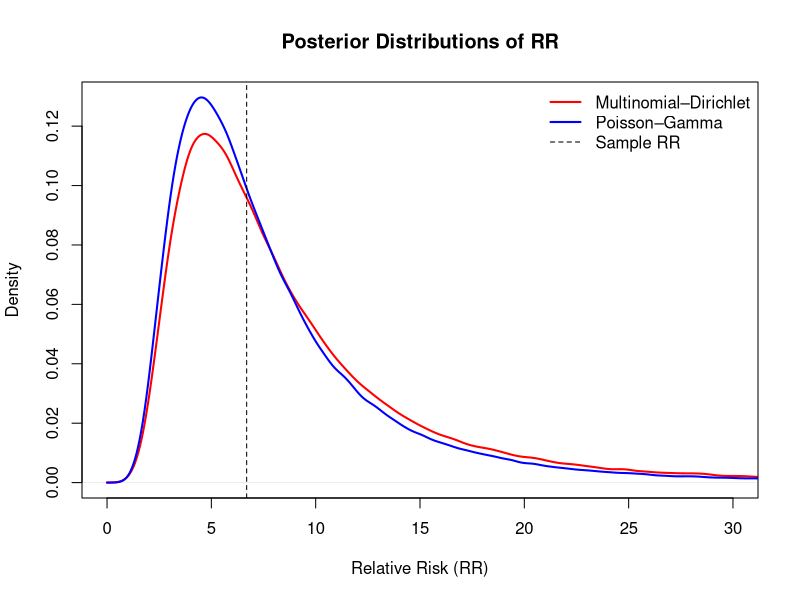

The R script that drew this image:
## ---- chunk 1
knitr::opts_chunk$set(echo = TRUE, message = FALSE, warning = FALSE)
## ---- chunk 2
library(gtools)
library(knitr)
library(kableExtra)

# base inputs 
# Reference: (11,10,01,00)
y <- c(15, 50,  3, 84)   
g <- c(0.10,0.75,0.10,0.75)
a <- c(0.5, 3.0, 0.5, 3.0)
b <- c(5.0, 4.0, 5.0, 4.0)
S <- 3e5

# Multinomial–Dirichlet
theta <- rdirichlet(S, g + y)
RR_dir <- theta[,1]*(theta[,3]+theta[,4]) / (theta[,3]*(theta[,1]+theta[,2]))

# Poisson–Gamma 
# Note: Need to normalize at the end 
lam <- cbind(
  rgamma(S, a[1]+y[1], b[1]+1),
  rgamma(S, a[2]+y[2], b[2]+1),
  rgamma(S, a[3]+y[3], b[3]+1),
  rgamma(S, a[4]+y[4], b[4]+1)
)
p <- lam / rowSums(lam)
RR_pois <- p[,1]*(p[,3]+p[,4]) / (p[,3]*(p[,1]+p[,2]))
## ---- chunk 3
summarize_rr <- function(x) {
  c(
    Mean = mean(x),
    Median = median(x),
    SD = sd(x),
    `2.5%` = unname(quantile(x, 0.025)),
    `97.5%` = unname(quantile(x, 0.975)),
    `Pr(RR>1)` = mean(x > 1),
    `Pr(RR>5)` = mean(x > 5)
  )
}

tab <- rbind(
  `Multinomial-Dirichlet` = summarize_rr(RR_dir),
  `Poisson-Gamma` = summarize_rr(RR_pois)
)

tab_df <- data.frame(Model = rownames(tab), tab, check.names = FALSE, row.names = NULL)

# thank the chat, for this lovely table
kable(
  tab_df, booktabs = TRUE,
  digits = c(0, rep(2, ncol(tab_df) - 1)),
  caption = "Posterior summaries for RR under two Bayesian models",
  align = c("l", rep("r", ncol(tab_df) - 1))
) |>
kable_styling(full_width = FALSE, position = "center",
latex_options = c("hold_position","striped")) |>
column_spec(1, bold = TRUE) |>
add_header_above(c(" " = 1, "Posterior Summary" = ncol(tab_df) - 1))
## ---- chunk 4
# plot densities 
RR_hat <- 15*(3+84) / (3*(15+50))
d_dir  <- density(RR_dir,  from = 0, to = 40)
d_pois <- density(RR_pois, from = 0, to = 40)

col_dir  <- "red"
col_pois <- "blue"
col_ref  <- "black"

plot(d_dir, type = "l", lwd = 2, col = col_dir,
     xlim = c(0, 30),
     ylim = c(0, max(d_dir$y, d_pois$y)),
     main = "Posterior Distributions of RR",
     xlab = "Relative Risk (RR)")

lines(d_pois, lwd = 2, col = col_pois)
abline(v = RR_hat, lty = 2, col = col_ref)

legend("topright",
       legend = c("Multinomial–Dirichlet", "Poisson–Gamma", "Sample RR"),
       col    = c(col_dir, col_pois, col_ref),
       lwd    = c(2, 2, 1),
       lty    = c(1, 1, 2),
       bty    = "n")
